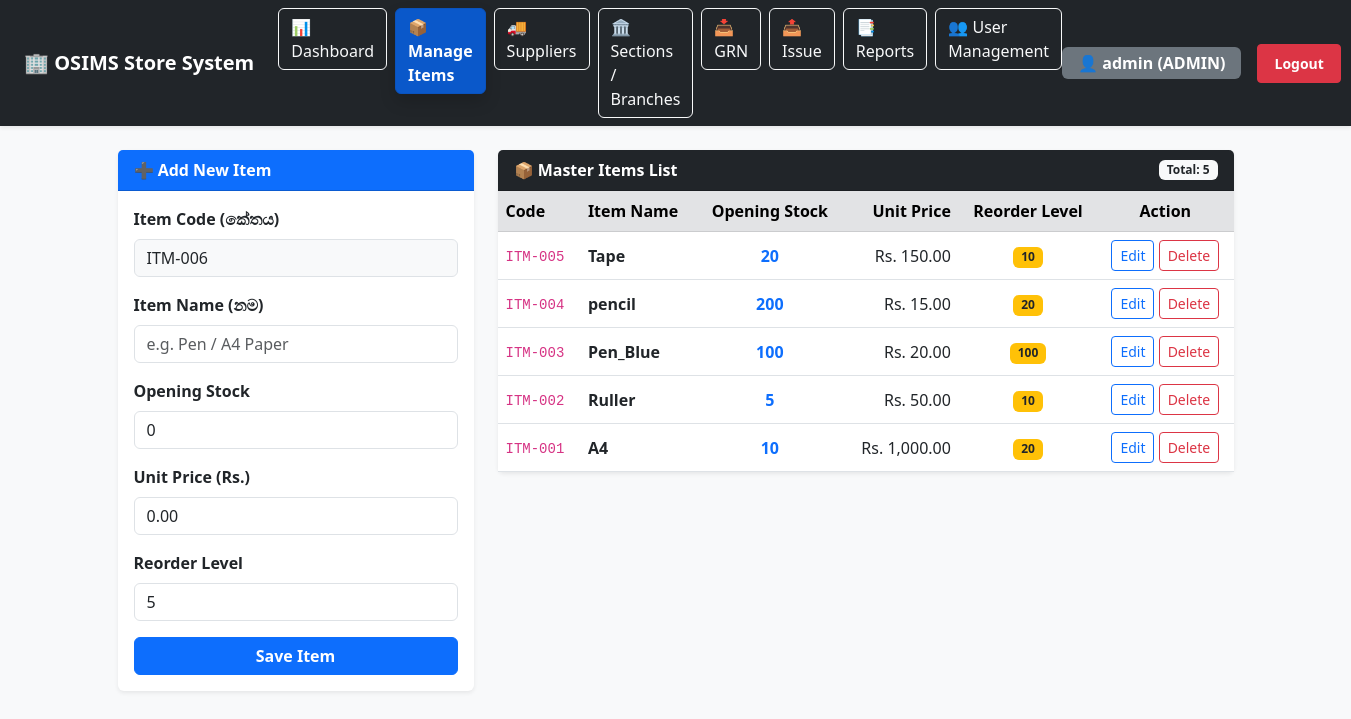
Page /items.php (signed in) on the committed database.
### tables this page shows
CREATE TABLE items (
        item_id INTEGER PRIMARY KEY AUTOINCREMENT,
        item_code TEXT UNIQUE,
        item_name TEXT,
        opening_stock INTEGER DEFAULT 0,
        unit_price REAL DEFAULT 0,
        current_stock INTEGER DEFAULT 0,
        created_at DATETIME DEFAULT CURRENT_TIMESTAMP
    , reorder_level INTEGER DEFAULT 5, unit TEXT DEFAULT 'Nos');

### items.php (the view, shortened to what this page needs)
<?php
require_once 'db.php';
function generateItemCode($conn) {
    try {
        $stmt = $conn->query("SELECT item_id FROM items ORDER BY item_id DESC LIMIT 1");
        $row = $stmt->fetch(PDO::FETCH_ASSOC);
        $next_id = $row ? ($row['item_id'] + 1) : 1;
        return 'ITM-' . str_pad($next_id, 3, '0', STR_PAD_LEFT);
    } catch (Exception $e) {
        return 'ITM-' . str_pad(rand(1, 999), 3, '0', STR_PAD_LEFT);
    }
}
$items = [];
try {
    $items = $conn->query("SELECT * FROM items ORDER BY item_id DESC")->fetchAll(PDO::FETCH_ASSOC);
} catch (PDOException $e) {
    $error = "දත්ත ලබා ගැනීමේ දෝෂයක්: " . $e->getMessage();
}
$edit_item = null;
$default_item_code = $edit_item ? $edit_item['item_code'] : generateItemCode($conn);
?>
<!DOCTYPE html>
<html lang="en">
<head>
    <link href="https://cdn.jsdelivr.net/npm/bootstrap@5.3.0/dist/css/bootstrap.min.css" rel="stylesheet">
</head>
<body class="bg-light">
<?php include 'navbar.php'; ?>
<div class="container mt-4 mb-5">
    <div class="row">
        <div class="col-md-4 mb-4">
            <div class="card shadow-sm border-0">
                <div class="card-header bg-primary text-white fw-bold">
                    <?= ($edit_item && $user_role === 'admin') ? '✏️ Edit Item' : '➕ Add New Item'; ?>
                </div>
                <div class="card-body">
                    <form action="items.php" method="POST">
                        <div class="mb-3">
                            <label class="form-label fw-bold">Item Code (කේතය)</label>
                            <input type="text" name="item_code" class="form-control bg-light" required
                                   value="<?= htmlspecialchars($default_item_code); ?>" readonly>
                        </div>
                        <div class="mb-3">
                            <label class="form-label fw-bold">Item Name (නම)</label>
                            <input type="text" name="item_name" class="form-control" required
                                   value="<?= htmlspecialchars($edit_item['item_name'] ?? ''); ?>" placeholder="e.g. Pen / A4 Paper">
                        </div>
                        <div class="mb-3">
                            <label class="form-label fw-bold">Opening Stock</label>
                            <input type="number" name="opening_stock" class="form-control" min="0"
                                   value="<?= htmlspecialchars($edit_item['opening_stock'] ?? '0'); ?>">
                        </div>
                        <div class="mb-3">
                            <label class="form-label fw-bold">Unit Price (Rs.)</label>
                            <input type="number" step="0.01" name="unit_price" class="form-control" min="0"
                                   value="<?= htmlspecialchars($edit_item['unit_price'] ?? '0.00'); ?>">
                        </div>
                        <div class="mb-3">
                            <label class="form-label fw-bold">Reorder Level</label>
                            <input type="number" name="reorder_level" class="form-control" min="1"
                                   value="<?= htmlspecialchars($edit_item['reorder_level'] ?? '5'); ?>">
                        </div>
                        <div class="d-grid gap-2">
                            <button type="submit" class="btn btn-primary fw-bold">
                                <?= ($edit_item && $user_role === 'admin') ? 'Update Item' : 'Save Item'; ?>
                            </button>
                        </div>
                    </form>
                </div>
            </div>
        </div>
        <div class="col-md-8">
            <div class="card shadow-sm border-0">
                <div class="card-header bg-dark text-white fw-bold d-flex justify-content-between align-items-center">
                    <span>📦 Master Items List</span>
                    <span class="badge bg-light text-dark">Total: <?= count($items); ?></span>
                </div>
                <div class="card-body p-0">
                    <div class="table-responsive">
                        <table class="table table-hover align-middle mb-0">
                            <thead class="table-secondary">
                                <tr>
                                    <th>Code</th>
                                    <th>Item Name</th>
                                    <th class="text-center">Opening Stock</th>
                                    <th class="text-end">Unit Price</th>
                                    <th class="text-center">Reorder Level</th>
                                    <?php if ($user_role === 'admin'): ?>
                                        <th class="text-center">Action</th>
                                    <?php endif; ?>
                                </tr>
                            </thead>
                            <tbody>
                                <?php if (!empty($items)): ?>
                                    <?php foreach ($items as $item): ?>
                                        <tr>
                                            <td><code><?= htmlspecialchars($item['item_code']); ?></code></td>
                                            <td><strong><?= htmlspecialchars($item['item_name']); ?></strong></td>
                                            <td class="text-center fw-bold text-primary"><?= (int)($item['opening_stock'] ?? 0); ?></td>
                                            <td class="text-end">Rs. <?= number_format((float)($item['unit_price'] ?? 0), 2); ?></td>
                                            <td class="text-center"><span class="badge bg-warning text-dark"><?= (int)($item['reorder_level'] ?? 5); ?></span></td>
                                            <?php if ($user_role === 'admin'): ?>
                                                <td class="text-center">
                                                    <a href="items.php?edit=<?= $item['item_id']; ?>" class="btn btn-sm btn-outline-primary">Edit</a>
                                                    <a href="items.php?delete=<?= $item['item_id']; ?>" class="btn btn-sm btn-outline-danger" onclick="return confirm('ඔබට මෙම Item එක මකා දැමීමට අවශ්‍යද?');">Delete</a>
                                                </td>
                                            <?php endif; ?>
                                        </tr>
                                    <?php endforeach; ?>
                                <?php else: ?>
                                    <tr>
                                        <td colspan="<?= $user_role === 'admin' ? '6' : '5'; ?>" class="text-center py-4 text-muted">තවමත් කිසිදු Item එකක් ඇතුළත් කර නොමැත.</td>
                                    </tr>
                                <?php endif; ?>
                            </tbody>
                        </table>
                    </div>
                </div>
            </div>
        </div>
    </div>
</div>
</body>
</html>

### rows in the picture
items: item_code "ITM-006", item_code "ITM-005", item_name "Tape", opening_stock "20", unit_price "150.00", reorder_level "10"
items: item_code "ITM-004", item_name "pencil", opening_stock "200", unit_price "15.00", reorder_level "20"
items: item_code "ITM-003", item_name "Pen_Blue", opening_stock "100", unit_price "20.00", reorder_level "100"
items: item_code "ITM-002", item_name "Ruller", opening_stock "5", unit_price "50.00", reorder_level "10"
items: item_code "ITM-001", item_name "A4", opening_stock "10", unit_price "1,000.00", reorder_level "20"

### other values in the picture
$_SESSION['full_name'] "admin"
$user_role "ADMIN"
count($items) "5"
